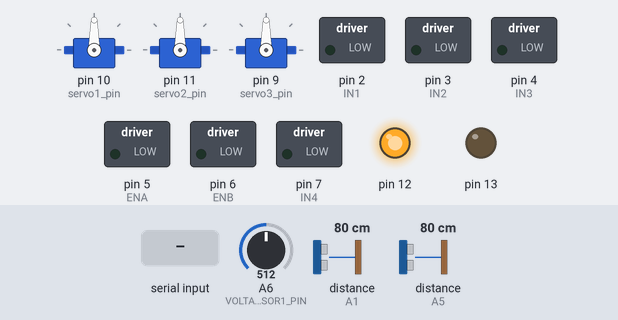
This sketch was run on a simulated Arduino Nano, built with avr-gcc and run on an emulated ATmega328P. Parts: 3 × servo, switched loads named in the sketch (green lamp = pin HIGH), output pins drawn as LEDs (lit = HIGH). The test bench sets the inputs (shaded band); at power-on: A6 (VOLTAGE_SENSOR1_PIN) = 512, distance to the obstacle (sensors on A1, A5) 80 cm. The echo pulse lasts 58.3 µs per cm; what the sketch prints to the serial monitor is not drawn.

Above: at 3.2 s.
3.3 s: "S3\n" received over Serial
At 4.5 s:
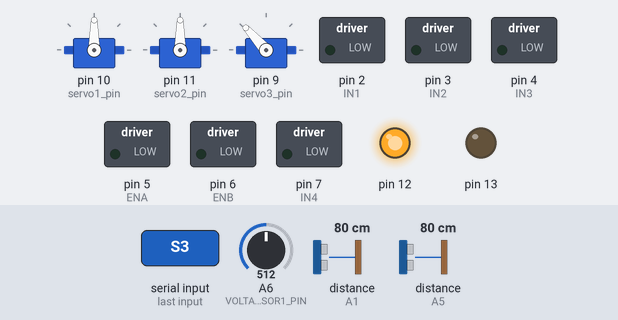
4.8 s: "S2\n" received over Serial
At 5.6 s:
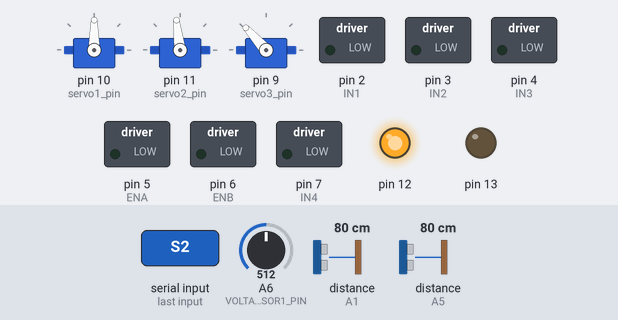
Timing chart, 0 to 7.8 s (numbered marks = the images above; inputs shaded):
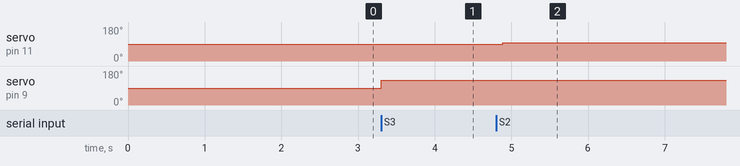

The sketch:

robot.ino
```cpp
#include <Servo.h>
#include <NewPing.h>
#include <avr/power.h>

void readCommand(char *command);
void SteerToHeading();
void WallFollower();
void DetectObstacles();
int getDistance();
float getcompasscourse();
void calibrateMagSensor();
void stopMotor(int motor);

void SetMotorSpeed(int motor, int speed);
long readVcc();


// Servos
Servo servo1;
Servo servo2;	// Pan Servo
Servo servo3;	// Tilt servo

#define RIGHT_MOTOR 0
#define LEFT_MOTOR 1
#define DIR_FORWARD 0
#define DIR_REVERSE 1

#define FULL_SPEED 128

int ENA=5;    //connected to Arduino's port 5(output pwm)
int IN1=2;    //connected to Arduino's port 2
int IN2=3;    //connected to Arduino's port 3
int ENB=6;    //connected to Arduino's port 6(output pwm)
int IN3=4;    //connected to Arduino's port 4
int IN4=7;    //connected to Arduino's port 7

int servo1_pin = 10;
int servo2_pin = 11;
int servo3_pin = 9;

#define DIST_SENSOR1_TRIGGER_PIN A0
#define DIST_SENSOR1_ECHO_PIN A1
#define DIST_SENSOR2_TRIGGER_PIN A3
#define DIST_SENSOR2_ECHO_PIN A2
#define DIST_SENSOR3_TRIGGER_PIN A4
#define DIST_SENSOR3_ECHO_PIN A5

NewPing distSensor1(DIST_SENSOR1_TRIGGER_PIN, DIST_SENSOR1_ECHO_PIN, 150);
NewPing distSensor2(DIST_SENSOR2_TRIGGER_PIN, DIST_SENSOR2_ECHO_PIN, 150);
NewPing distSensor3(DIST_SENSOR3_TRIGGER_PIN, DIST_SENSOR3_ECHO_PIN, 150);

#define VOLTAGE_SENSOR1_PIN A6

class ControlMode
{
public:
    bool active;
    int leftMotorPower;
    int rightMotorPower;

    ControlMode() {active = false; leftMotorPower = 0; rightMotorPower = 0; };
};


void GetDistanceReadings(int *distance1, int *distance2, int *distance3);


void setup()
{
    pinMode(ENA,OUTPUT);
    pinMode(ENB,OUTPUT);
    pinMode(IN1,OUTPUT);
    pinMode(IN2,OUTPUT);
    pinMode(IN3,OUTPUT);
    pinMode(IN4,OUTPUT);

    Serial.begin(115200);

    // Both stopped
    stopMotor(LEFT_MOTOR);
    stopMotor(RIGHT_MOTOR);
    digitalWrite(ENA,LOW);
    digitalWrite(ENB,LOW);

    delay(2000);

    pinMode(13, OUTPUT);
    pinMode(12, OUTPUT);
    digitalWrite(12, HIGH);

    SetMotorSpeed(LEFT_MOTOR, 0);
    SetMotorSpeed(RIGHT_MOTOR, 0);

    servo1.attach(servo1_pin);
    servo2.attach(servo2_pin);
    servo3.attach(servo3_pin);

    // Set up the distance sensor pins
//    pinMode(DIST_SENSOR1_TRIGGER_PIN, OUTPUT);
//    pinMode(DIST_SENSOR1_ECHO_PIN, INPUT);
//    pinMode(DIST_SENSOR2_TRIGGER_PIN, OUTPUT);
//    pinMode(DIST_SENSOR2_ECHO_PIN, INPUT);
//    pinMode(DIST_SENSOR3_TRIGGER_PIN, OUTPUT);
//    pinMode(DIST_SENSOR3_ECHO_PIN, INPUT);

    // Set up the voltage sensor pin
    pinMode(VOLTAGE_SENSOR1_PIN, INPUT);
}


char msg[32];
int idx = 0;
unsigned long lastTime = 0;
unsigned long calibrationTime = 0;
int switch1 = 0;

long beaconTime = 0;

#ifdef TEST
void loop()
{
    analogWrite(6, 128);
    digitalWrite(4, 0);
    digitalWrite(7, 0);
    delay(2000);
    digitalWrite(4, 1);
    digitalWrite(7, 1);
    delay(2000);
}
#endif

void loop()
{
    // If we haven't received a LED command in the last 1.5 seconds, something has gone horribly wrong.
    // Shut down the motors
    if (millis() - beaconTime > 1500)
    {
        SetMotorSpeed(LEFT_MOTOR, 0);
        SetMotorSpeed(RIGHT_MOTOR, 0);
    }

    if (Serial.available() > 0)
    {
        char ch = Serial.read();
        if (ch != '\r' && ch != '\n')
        {
	    if (idx < 31)
                msg[idx++] = ch;
            return;
        }
        msg[idx] = 0;

        char msgType[8];
        int c = 0;
        while (msg[c] != ':' && msg[c] != 0)
        {
             msgType[c] = msg[c];
             c++;
        }
        msgType[c] = '\0';

        idx = 0;
        char val[32];
        c++;
        while (msg[c] != '\r' && msg[c] != '\n' && msg[c] != 0x00)
        {
            val[idx] = msg[c];
            c++;
            idx++;
        }
        val[idx] = '\0';
        idx = 0;

        if (!strcmp(msgType, "LM"))
        {
            // Set Left Motor power
            int speed = strtol(val, 0, 10);
            SetMotorSpeed(LEFT_MOTOR, speed);
        }
        else if (!strcmp(msgType, "RM"))
        {
            // Set Right Motor power
            int speed = strtol(val, 0, 10);
    	    SetMotorSpeed(RIGHT_MOTOR, speed);
        }
        else if (!strcmp(msgType, "LED"))
        {
            int level = strtol(val, 0, 10);
            digitalWrite(13, level);


            // Reset the beacon timer.  If we don't get a LED message within 2 seconds, we'll shut everything down
            beaconTime = millis();
        }
        else if (!strcmp(msgType, "S3"))  // Tilt Servo
        {
            // Set Servo 3 angle
            int angle = strtol(val, 0, 10);
	    angle = -angle;
	    angle += 132;
            servo3.write(angle);
        }
        else if (!strcmp(msgType, "S2"))  // Pan Servo
        {
            // Set Servo 2 angle
            int angle = strtol(val, 0, 10);
	    angle += 97;
            servo2.write(angle);
        }
	else if (!strcmp(msgType, "R1"))  // Relay 1
	{
	    int value = strtol(val, 0, 10);
	    digitalWrite(12, !value);
	}
    }

    if (millis() - lastTime > 100)
    {
        char outMsg[256];

        // Get readings from the distance sensors
        int distance1 = 0;
	int distance2 = 0;
	int distance3 = 0;
        GetDistanceReadings(&distance1, &distance2, &distance3);

        // Send them to the controller
        sprintf(outMsg, "DIS1:%d\r", distance1);
        Serial.print(outMsg);
        sprintf(outMsg, "DIS2:%d\r", distance2);
        Serial.print(outMsg);
        sprintf(outMsg, "DIS3:%d\r", distance3);
        Serial.print(outMsg);


        // Get the state of switch1
        // Send it to the controller
        sprintf(outMsg, "S1:%d\r", switch1);
        Serial.print(outMsg);


	// Get the value of the voltage sensor
	// Send it to the controller
	int voltagePinVal = analogRead(VOLTAGE_SENSOR1_PIN);
	double voltage = (double)voltagePinVal * 14.8 / 1024;
	sprintf(outMsg, "VLT1:%d\r", (int)(voltage * 100));
	Serial.print(outMsg);

	// Get the Vcc voltage from the AVR
	// Send it to the controller
	long vcc = readVcc();
	sprintf(outMsg, "VCC:%d\r", (int)vcc);
	Serial.print(outMsg);


// Testing
//	analogWrite(6, 30);


        lastTime = millis();
    }
}

long readVcc()
{
   // Read 1.1V reference against AVcc
   // set the reference to Vcc and the measurement to the internal 1.1V reference
   ADMUX = _BV(REFS0) | _BV(MUX3) | _BV(MUX2) | _BV(MUX1);

   delay(2); // Wait for Vref to settle
   ADCSRA |= _BV(ADSC); // Start conversion
   while (bit_is_set(ADCSRA,ADSC)); // measuring

   uint8_t low  = ADCL; // must read ADCL first - it then locks ADCH
   uint8_t high = ADCH; // unlocks both

   long result = (high<<8) | low;

//   result = 1125300L / result; // Calculate Vcc (in mV); 1125300 = 1.1*1023*1000
   result = 1214300L / result; // Calculate Vcc (in mV); 1125300 = 1.1*1023*1000
   return result; // Vcc in millivolts
}


void GetDistanceReadings(int *distance1, int *distance2, int *distance3)
{
    *distance1 = 0;
    *distance2 = 0;
    *distance3 = 0;
    int echoTime = distSensor1.ping_median(3);
    if (echoTime != NO_ECHO)
	*distance1 = distSensor1.convert_cm(echoTime);

//    echoTime = distSensor2.ping_median(3);
//    if (echoTime != NO_ECHO)
//	*distance2 = distSensor2.convert_cm(echoTime);

    echoTime = distSensor3.ping_median(3);
    if (echoTime != NO_ECHO)
	*distance3 = distSensor3.convert_cm(echoTime);


#ifdef JUNK
    // Sensor 1
    digitalWrite(DIST_SENSOR1_TRIGGER_PIN, LOW);
    delayMicroseconds(2);
    digitalWrite(DIST_SENSOR1_TRIGGER_PIN, HIGH);
    delayMicroseconds(10);
    digitalWrite(DIST_SENSOR1_TRIGGER_PIN, LOW);
    long duration = pulseIn(DIST_SENSOR1_ECHO_PIN, HIGH, 17500);

    *distance1 = (duration / 2) / 29.1;

    delay(10);

    // Sensor 2
    digitalWrite(DIST_SENSOR2_TRIGGER_PIN, LOW);
    delayMicroseconds(2);
    digitalWrite(DIST_SENSOR2_TRIGGER_PIN, HIGH);
    delayMicroseconds(10);
    digitalWrite(DIST_SENSOR2_TRIGGER_PIN, LOW);
    duration = pulseIn(DIST_SENSOR2_ECHO_PIN, HIGH, 17500);

    *distance2 = (duration / 2) / 29.1;

    delay(10);

    // Sensor 3
    digitalWrite(DIST_SENSOR3_TRIGGER_PIN, LOW);
    delayMicroseconds(5);
    digitalWrite(DIST_SENSOR3_TRIGGER_PIN, HIGH);
    delayMicroseconds(10);
    digitalWrite(DIST_SENSOR3_TRIGGER_PIN, LOW);
    duration = pulseIn(DIST_SENSOR3_ECHO_PIN, HIGH, 17500);

    *distance3 = (duration / 2) / 29.1;
#endif
}


void readCommand(char *command)
{
    char ch = 0;
    int idx = 0;
    while (ch != '\r')
    {
	ch = Serial.read();
        delay(10);
	if (ch != '\r')
	    command[idx++] = ch;
    }
    command[idx] = '\0';
}

void SetMotorDirection(int motor, int direction)
{
    switch (motor)
    {
        case LEFT_MOTOR:
                        if (direction == DIR_FORWARD)
                        {
                            digitalWrite(IN1, HIGH);
                            digitalWrite(IN2, LOW);
                        }
                        else
                        {
                            digitalWrite(IN1, LOW);
                            digitalWrite(IN2, HIGH);
                        }
                        break;

        case RIGHT_MOTOR:
                        if (direction == DIR_FORWARD)
                        {
                            digitalWrite(IN3, HIGH);
                            digitalWrite(IN4, LOW);
                        }
                        else
                        {
                            digitalWrite(IN3, LOW);
                            digitalWrite(IN4, HIGH);
                        }
                        break;
    }
}

void SetMotorSpeed(int motor, int speed)
{
    if (speed > 0)
    {
        SetMotorDirection(motor, DIR_FORWARD);
    }
    else if (speed < 0)
    {
        SetMotorDirection(motor, DIR_REVERSE);
    }
    else
    {
        stopMotor(motor);
    }

    switch (motor)
    {
        case LEFT_MOTOR:
                    analogWrite(ENA, abs(speed));
                    break;

        case RIGHT_MOTOR:
                    analogWrite(ENB, abs(speed));
                    break;
    }
}

void stopMotor(int motor)
{
    switch (motor)
    {
        case LEFT_MOTOR:
                        digitalWrite(IN1, LOW);
                        digitalWrite(IN2, LOW);
                        analogWrite(ENA, 0);
                        break;

        case RIGHT_MOTOR:
                        digitalWrite(IN3, LOW);
                        digitalWrite(IN4, LOW);
                        analogWrite(ENB, 0);
                        break;
    }
}
```

Measured:
- after the input at 3.3 s, servo on pin 9 (servo3_pin): 90° → 132° at once
- after the input at 4.8 s, servo on pin 11 (servo2_pin): 90° → 97° after 0.09 s
